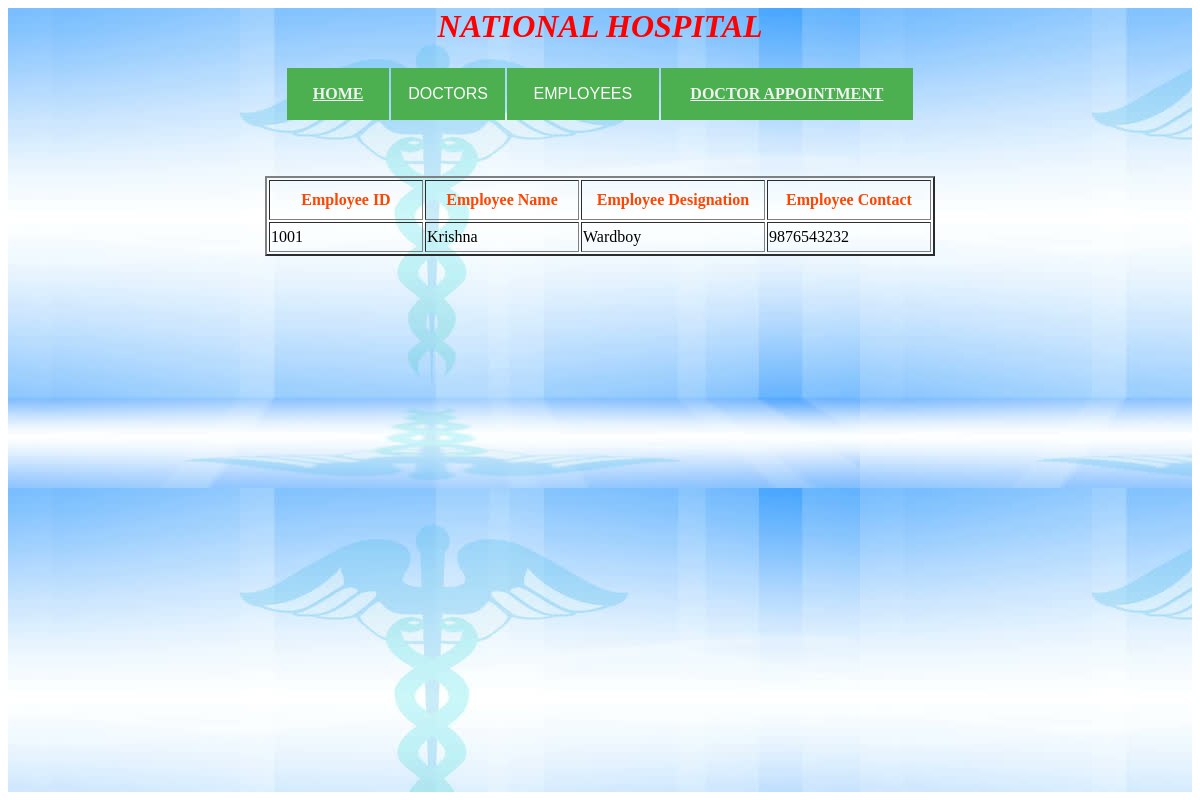
The app's page /viewemp_user/ with its own data.
### app/models.py (models this page shows)
class EmployeeModel(models.Model):
    emp_id = models.IntegerField(primary_key=True)
    name = models.CharField(max_length=30)
    designation = models.CharField(max_length=30)
    contact = models.IntegerField()
    password = models.CharField(max_length=10)

### templates/viewemployee_user.html
{% include "menu_user.html" %}
<br/><br/><br/>
<table align="center" border="2">
    <tr style="color: orangered">
        <th width="150" height="40">Employee ID</th>
        <th width="150">Employee Name</th>
        <th width="180">Employee Designation</th>
        <th width="160">Employee Contact</th>
    </tr>
    {%  for x in object_list %}
        <tr>
            <td height="30">{{x.emp_id}}</td>
            <td>{{x.name}}</td>
            <td>{{x.designation}}</td>
            <td>{{x.contact}}</td>
    </tr>
    {% endfor %}
</table>

### records on screen
EmployeeModel: emp_id "1001", name "Krishna", designation "Wardboy", contact "9876543232"
